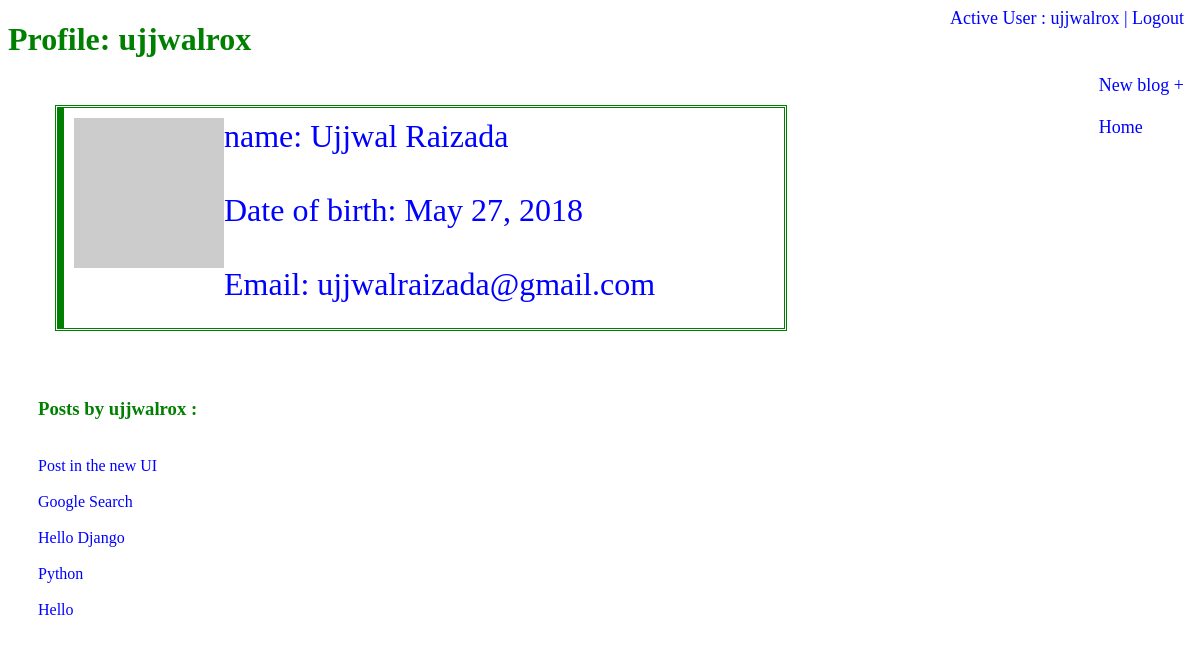
Page /profile/ujjwalrox/ (signed in) on the committed database.
### blog/models.py (models this page shows, shortened)
class Author(models.Model):
	user = models.OneToOneField(
		User,
		on_delete=models.CASCADE,
		primary_key=True,
		)
	first_name = models.CharField(max_length=100, null=True)
	last_name = models.CharField(max_length=100, null=True)
	date_of_birth = models.DateField(null=True, blank=True)
	date_of_death = models.DateField('Died', null=True, blank=True)

class blog(models.Model):
	title = models.CharField(max_length=100, unique=True)
	body = models.TextField()
	posted = models.DateField(db_index=True, auto_now_add=True)
	category = models.ManyToManyField(Category, help_text='Select a category for this post')
	author = models.ForeignKey('Author', on_delete=models.CASCADE)
	class Meta:
		ordering = ["-posted"]

### blog/views.py (the view)
# urls.py: path('profile/<slug:username>/', views.profile, name="profile"),
def profile(request,username):
	print(str(username))
	author = get_object_or_404(Author, user__username=username)
	blogs = blog.objects.all().filter(author__user__username=username)
	return render(request, 'profile.html', {'author':author, 'blogs':blogs})

### blog/templates/profile.html
{% extends "base.html" %}
{% block content %}
<h1 style="color:green;font-family: verdana">Profile: {{ author.user.username }}</h1>
<div class="one3" style="font-family: verdana;color: blue;font-size: 200%"><img class="pro" src="https://avatars.dicebear.com/v2/male/{{author.user.username }}.svg" >
 name: {{ author.first_name }} {{ author.last_name }}
<br><br>
Date of birth: {{ author.date_of_birth }}
<br><br>
Email: {{ author.user.email }}
</div>
<br>
<br>
<div style="margin-left: 30px">
	<h3 style="color:green;font-family: verdana">Posts by {{ author.user.username }} : </h3>
{% for blog in blogs %}
<br>
<a href="{% url 'index' %}{{ blog.pk }}">
{{ blog.title }}
</a>
<br>
{% endfor %}
</div>
<br><br>
{% endblock %}

### blog/templates/base.html (shortened to what this page needs)
<!DOCTYPE html>
<html lang="en">
<head>
</head>
<body>
 <div class="topright">
 	{% if user.username != "" %}
 	Active User :
 	{{ user.username }} |
    <a href="{% url 'LogOut' %}">Logout</a>
	{% else %}
	<a href="{% url 'login' %}">Login</a> |
    <a href="{% url 'SignUp' %}">SignUp</a>
	{% endif %}
    <br><br><br>
 </div>
 <div class="topright2">
        <a href="{% url 'newblog' %}">New blog +</a>
<br><br>
<a href="{% url 'index' %}">Home</a>
</div>
  {% block content %}{% endblock %}
</body>
</html>

### blog/templates/base.html (style rules this page uses)
.topright { position: absolute; top: 8px; right: 16px; font-size: 18px; color: blue; }
.topright2 { position: absolute; top: 75px; right: 16px; font-size: 18px; color: blue; }
body { background-image: url("https://encrypted-tbn0.gstatic.com/images?q=tbn:ANd9GcRj2m8z_NvHsByT0sVqx91-qj3PpvVtJqE1XRs7nb2IbAC04kib"); }
.one3 { border-left: 6px solid green; background-color: white; margin-top: 50px; margin-bottom: 15px; margin-right: 30%; margin-left: 50px; padding-top: 10px; padding-right: 10px; padding-bottom: 10px; padding-left: 10px; min-width: 300px; max-width: 700px; min-height: 200px; outline-style: double; outline-color: green; text-align: justify; }
a { text-decoration: none; color: blue; }
img { float: left; height: 70px; width: 70px; }
img.pro { float: left; height: 150px; width: 150px; }

### rows in the picture
Author: user.username "ujjwalrox", first_name "Ujjwal", last_name "Raizada", date_of_birth "May 27, 2018", user.email "ujjwalraizada@gmail.com"
blog: title "Post in the new UI"
blog: title "Google Search"
blog: title "Hello Django"
blog: title "Python"
blog: title "Hello"

### other values in the picture
{{ user.username }} "ujjwalrox"
